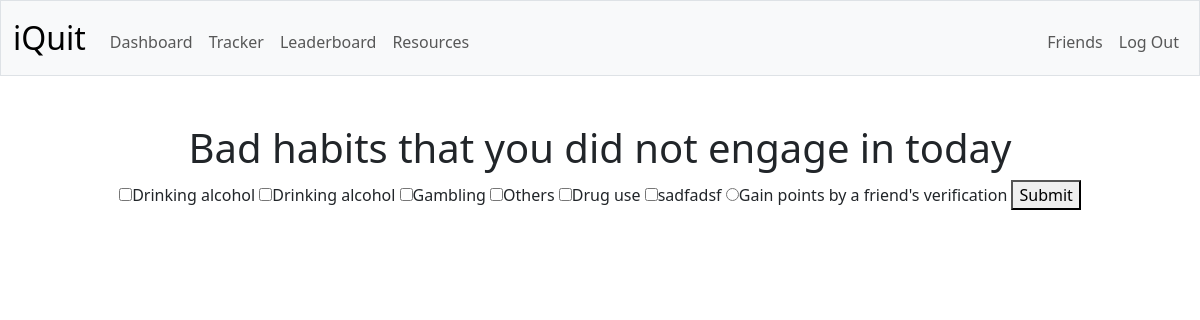
The app's page /tracker (signed in) with its own data.
### tables this page shows
CREATE TABLE habits (
    user_id INTEGER NOT NULL,
    habit TEXT NOT NULL,
    start_time NUMERIC NOT NULL,
    enter_time NUMERIC NOT NULL,
    streak INTEGER,
    FOREIGN KEY(user_id) REFERENCES users(id)
);

### app.py (the view)
@app.route("/tracker", methods=["GET", "POST"])
@login_required
def tracker():
    if request.method == "POST":
        daily_habits = request.form.getlist("habit")
        for habit in daily_habits:
            db.execute(
                "UPDATE habits SET streak = streak + 1, enter_time = ?\
                WHERE habit = ?",
                datetime.datetime.now().date(),
                habit,
            )
        return redirect("/dashboard")
    else:
        habits = db.execute(
            "SELECT habit FROM habits WHERE user_id = ?", session["user_id"]
        )
        if not habits:
            return redirect("/add")
        """for row in habits:
            # SQLite store as string: has to convert to correct object for comparison
            if (
            datetime.datetime.strptime(row["enter_time"], "%Y-%m-%d").date()
            == datetime.datetime.now().date()
            ):
                return apology("Today's work is done", 403)

        else:"""
        return render_template("tracker.html", habits=habits)

### app.py (called while the page is built)
@app.after_request
def after_request(response):
    response.headers["Cache-Control"] = "no-cache, no-store, must-revalidate"
    response.headers["Expires"] = 0
    response.headers["Pragma"] = "no-cache"
    return response

### helpers.py (called while the page is built)
def login_required(f):
    @wraps(f)
    def decorated_function(*args, **kwargs):
        if session.get("user_id") is None:
            return redirect("/login")
        return f(*args, **kwargs)
    return decorated_function

### templates/tracker.html (shortened to what this page needs)
{% extends "layout.html" %}
{% block main %}
    <h1>Bad habits that you did not engage in today</h1>
    <form action="/tracker" method="post">
        {% for habit in habits %}
            <input name="habit" type="checkbox" value="{{ habit.habit }}">{{ habit.habit }}
        {% endfor%}
        <input name="verification" type="radio" id="verification">Gain points by a friend's verification
        <button type="submit">Submit</button>
    </form>
{% endblock %}

### records on screen
habits: habit "Drinking alcohol"
habits: habit "Drinking alcohol"
habits: habit "Gambling"
habits: habit "Others"
habits: habit "Drug use"
habits: habit "sadfadsf"
